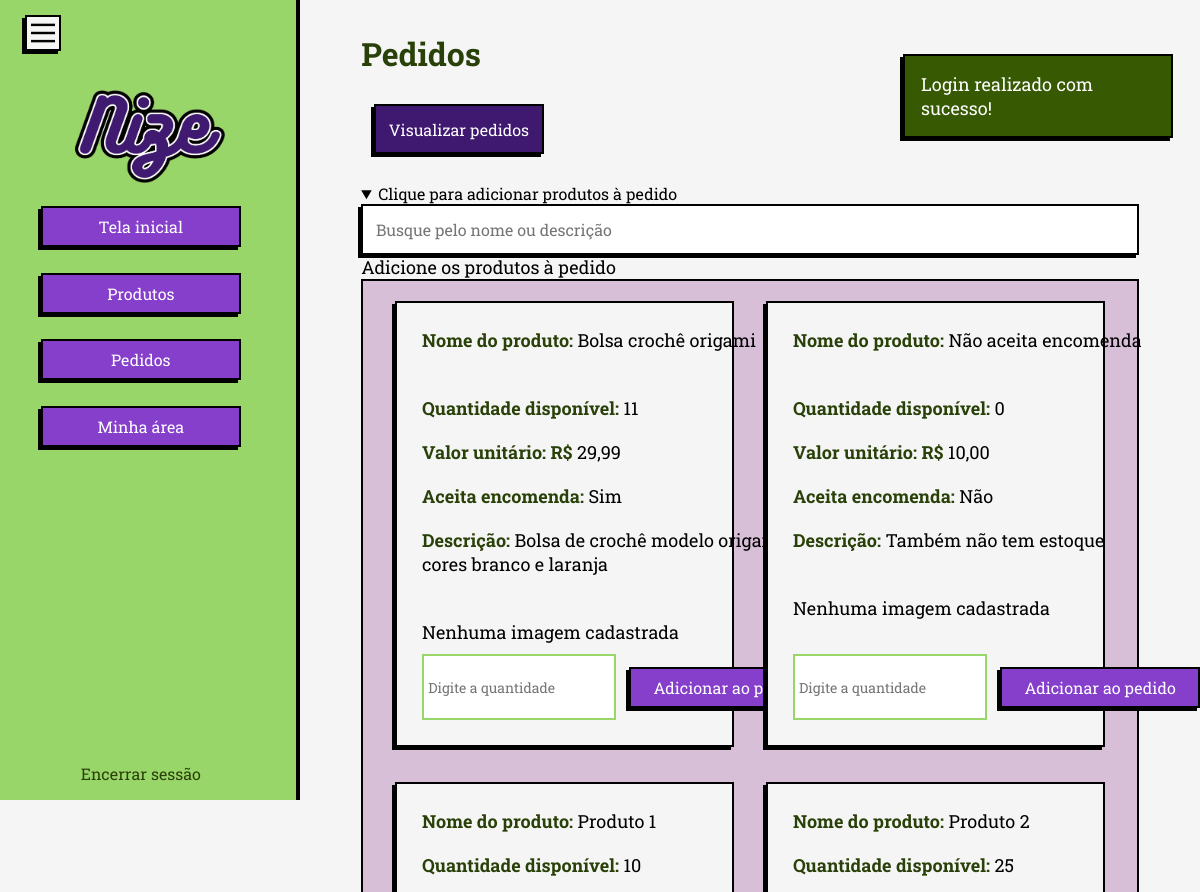
/php/view/gui_pedidos.php (signed in, upper part), run on an earlier commit of the app's database.
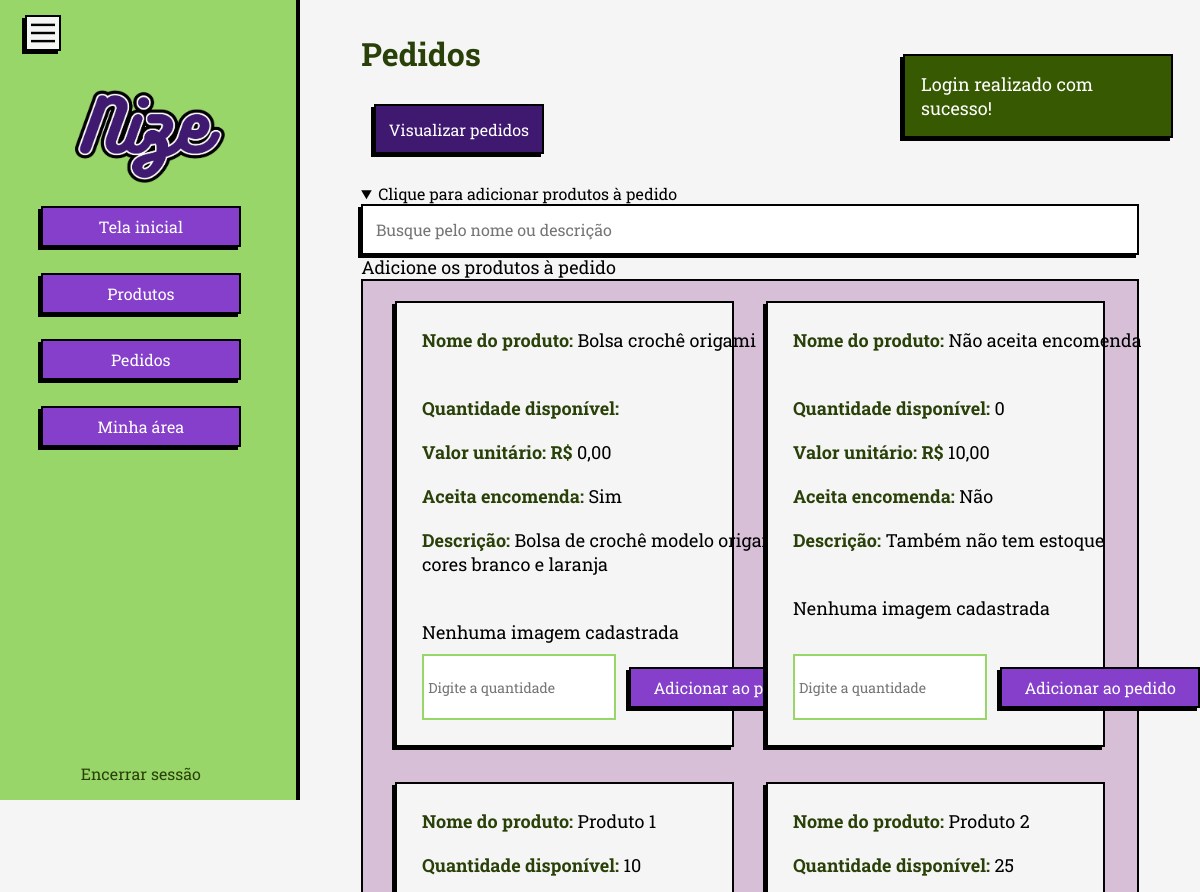
And on a later commit of the database.
### tables this page shows
CREATE TABLE produtos (
            id_produto INTEGER PRIMARY KEY AUTOINCREMENT NOT NULL,
            id_usuario INTEGER NOT NULL,
            nome TEXT NOT NULL,
            valor_unitario REAL NOT NULL,
            quantidade INTEGER NULL,
            imagem TEXT NULL,
            aceita_encomenda INTEGER NULL,
            descricao TEXT NULL,
            valor_custo REAL NULL,
            FOREIGN KEY (id_usuario) REFERENCES usuario (id_usuario)
    );

### php/persistence/conexaoBanco.class.php (called while the page is built, shortened)
<?php
class ConexaoBanco extends PDO {
    private static $instancia = null;
    public static function getInstancia() {
        if (!isset(self::$instancia)) {
            try {
                $caminhoBanco = __DIR__ . '/nize_database.db';
                $dsn = "sqlite:" . $caminhoBanco;
                self::$instancia = new ConexaoBanco($dsn, null, null);
                self::$instancia->setAttribute(PDO::ATTR_ERRMODE, PDO::ERRMODE_EXCEPTION);
                self::$instancia->setAttribute(PDO::ATTR_DEFAULT_FETCH_MODE, PDO::FETCH_ASSOC);
            } catch (PDOException $e) {
                $msg_erro = urlencode("Erro ao conectar com o banco SQLite: " . $e->getMessage());
                header("location:../view/gui_erro.php?msg=" . $msg_erro);
                exit;
            }
        }
        return self::$instancia;
    }
}

### php/model/usuario.class.php (called while the page is built, shortened)
<?php
class Usuario{
    public function __get($attribute){
        return $this->$attribute;
    }
}
?>

### php/dao/produtodao.class.php (called while the page is built, shortened)
<?php
require_once '../persistence/conexaoBanco.class.php';
class ProdutoDAO{
    private $conexao;
    public function __construct() {
        $this-> conexao = ConexaoBanco::getInstancia();
    }
    public function listarTodosProdutos($id_usuario) : array {
        try{
            $sql = $this->conexao->prepare("SELECT * FROM produtos WHERE id_usuario = :id_usuario ORDER BY nome ASC");
            $sql->bindValue(":id_usuario", $id_usuario);
            $sql->execute();
            return $sql->fetchAll(PDO::FETCH_ASSOC);
        } catch (Exception $e){
            $_SESSION['msg'] = "Erro ao listar produtos";
            header("location:../view/gui_visualizacao_produtos.php");
            exit;
        }
    }
}

### php/view/gui_pedidos.php (the view, shortened to what the changed rows need)
<?php
require_once '../model/usuario.class.php';
require_once '../dao/produtodao.class.php';
$usuario = unserialize($_SESSION['usuario_logado']);
$produtoDAO = new ProdutoDAO();
$listaProdutos = $produtoDAO->listarTodosProdutos($usuario->id_usuario);
?>
<!DOCTYPE html>
<html lang="pt-br">
<head>
    <link rel="stylesheet" href="../../css/normalize.css">
    <link rel="stylesheet" href="../../css/query.css">
    <link rel="stylesheet" href="../../css/style.css">
</head>
<body>
    <div class="conteudo-pagina">
    <main>
        <div class="internal-nav">
            <h1>Pedidos</h1>
        </div>
            <details open>
                    <div class="adicionar-produtos">
                        <div class="lista-produtos">
                            <?php if (!empty($listaProdutos)): ?>
                                <?php foreach ($listaProdutos as $item):?>
                                    <div class="product-view">
                                        <p><strong>Nome do produto:</strong> <?php echo htmlspecialchars(mb_convert_encoding($item['nome'], "UTF-8", "AUTO")); ?></p>
                                        <p><strong>Quantidade disponível:</strong> <?php echo htmlspecialchars($item['quantidade']);?> </p>
                                        <p><strong>Valor unitário: R$</strong> <?php echo number_format((float)$item['valor_unitario'], 2, ',', '.') ?> </p>
                                        <p><strong>Aceita encomenda:</strong> <?php if ($item['aceita_encomenda']) {echo "Sim";} else {echo "Não"; } ?></p>
                                        <p><strong>Descrição:</strong> <?php if (htmlspecialchars($item['descricao'])) { echo htmlspecialchars($item['descricao']); } else { echo 'Sem informações';}?></p>
                                        <?php if($item['imagem']){
                                                echo "<img src='uploads/" . htmlspecialchars($item['imagem']) . "' alt='imagem do produto' class='img-produtos'>";
                                            } else {
                                                echo "<p class='img-produtos'>Nenhuma imagem cadastrada</p>";
                                            } ?>
                                        <form action="../controller/pedidoControle.php" method="get" class="product-btns">
                                            <input type="number" name="quantidadeVendida" id="quantidadeVendida" class="input-pedido" maxlength="3" placeholder="Digite a quantidade" autocomplete="off">
                                            <input type="submit" class="btn-add" value="Adicionar ao pedido">
                                        </form>
                                    </div>
                                    <?php endforeach; ?>
                                <?php else: echo "Nenhum produto cadastrado." ?>
                            <?php endif; ?>
                        </div>
                    </div>
            </details>
    </main>
    </div>
</body>
</html>

What changed in the data, as far as the page shows it:
changed produtos "Bolsa crochê origami": valor_unitario "29,99" → "0,00"; quantidade "11" → (not shown)
